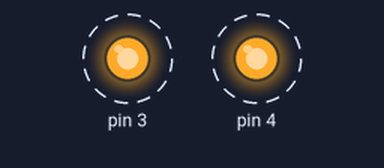
Bench run of a sketch on a simulated Arduino Uno, built with avr-gcc and run on an emulated ATmega328P. Parts: output pins drawn as LEDs (lit = HIGH). Dashed ring = blinking. What the sketch prints to the serial monitor is not drawn.

Above: at 0.06 s.
Timing chart, 0 to 3.0 s (numbered marks = the images above):
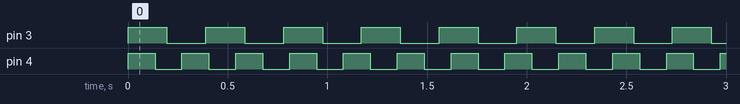

Measured:
- by itself, pin 3: alternates HIGH for 0.20 s and LOW for 0.20 s
- by itself, pin 4: alternates HIGH for 0.14 s and LOW for 0.14 s

The sketch:

freertos-blink-params.ino
```cpp
#include <Arduino_FreeRTOS.h>

struct blinker {
    int pin;
    int freq;
    TaskHandle_t thandle;
    BaseType_t rc_task;
};

blinker task_1 = {3, 5}, task_2 = {4, 7};

void setup()
{
  Serial.begin(115200);
  while (!Serial) { }

  task_1.rc_task = xTaskCreate
    (
      blinky_thread_func,
      static_cast<const char*>("LED blink"),
      512 / 4,         /* usStackDepth in words */
      (void *)&task_1,  /* pvParameters */
      1,               /* uxPriority */
      &task_1.thandle  /* pxCreatedTask */
    );

  if (task_1.rc_task != pdPASS) {
    Serial.println("Failed to create 'loop' thread");
    return;
  }

  task_2.rc_task = xTaskCreate
    (
      blinky_thread_func,
      static_cast<const char*>("LED blink"),
      512 / 4,         /* usStackDepth in words */
      (void *)&task_2,  /* pvParameters */
      1,               /* uxPriority */
      &task_2.thandle  /* pxCreatedTask */
    );

  if (task_2.rc_task != pdPASS) {
    Serial.println("Failed to create 'loop' thread");
    return;
  }

  Serial.println("Starting scheduler ...");
  vTaskStartScheduler();
}

void loop()
{
  // Ole dole doff!
}

void blinky_thread_func(void *pvParameters)
{
  /* setup() */
  blinker *blink = (struct blinker *)pvParameters;
  pinMode(blink->pin, OUTPUT);
  digitalWrite(blink->pin, LOW);

  /* loop() */
  for(;;)
  {
    digitalWrite(blink->pin, !digitalRead(blink->pin));
    vTaskDelay(configTICK_RATE_HZ/blink->freq);
  }
}
```
